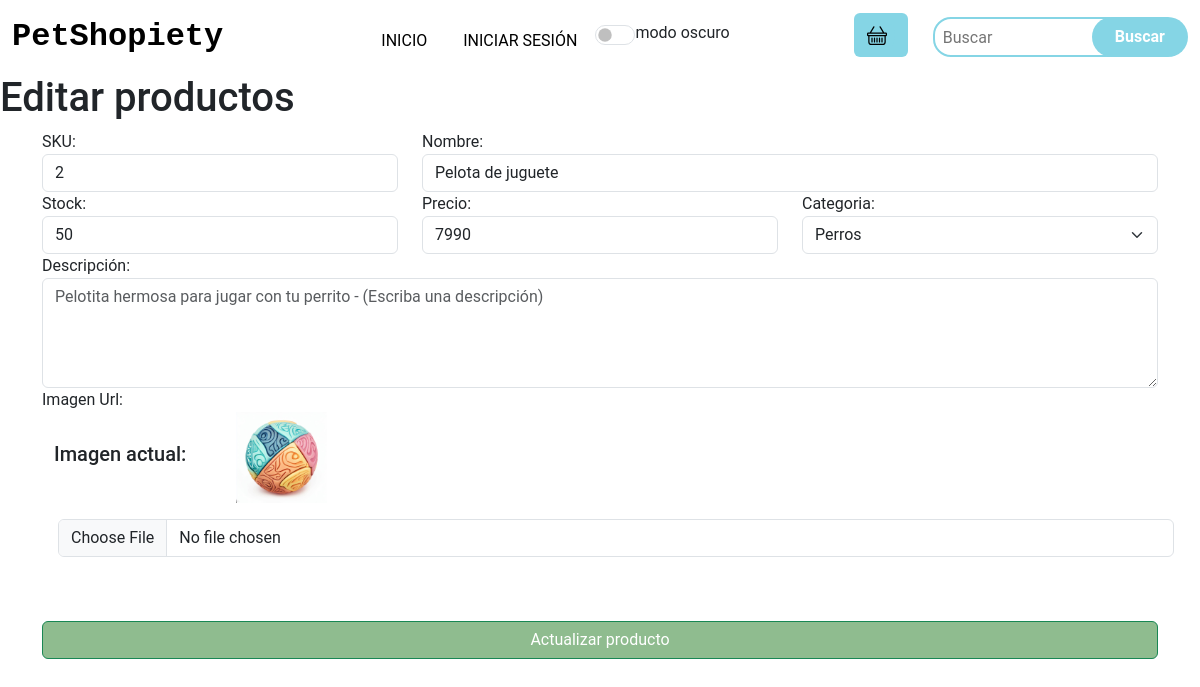
/editarProducto/2, run on the app's committed database.
### apps/PetShopiety/models.py (models this page shows, shortened)
class Producto(models.Model):
    sku = models.IntegerField(primary_key=True)
    nombre = models.CharField(max_length=50)
    stock = models.IntegerField()
    precio = models.IntegerField()
    descripcion = models.CharField(max_length=200)
    id_cat = models.ForeignKey(Categoria, on_delete=models.CASCADE)
    img_url = models.ImageField(upload_to='imagenesProducto')

class Categoria(models.Model):
    id_categoria = models.IntegerField(primary_key=True)
    nombre_categoria = models.CharField(max_length=100)

### apps/PetShopiety/views.py (the view)
# urls.py: path('editarProducto/<sku>', views.editarProducto),
def editarProducto(request, sku):
    categorias = Categoria.objects.all()
    productos = Producto.objects.get(sku=sku)
    return render(request, "editarProducto.html", {"prod": productos, "cate": categorias})

### apps/PetShopiety/templates/editarProducto.html (shortened to what this page needs)
<html lang="en">
{%load static%}
<head>
    <link href="https://cdn.jsdelivr.net/npm/bootstrap@5.3.0-alpha3/dist/css/bootstrap.min.css" rel="stylesheet"
 />
    <link rel="stylesheet" href="https://cdn.jsdelivr.net/npm/bootstrap-icons@1.10.5/font/bootstrap-icons.css">
    {% block head %}
    <link rel="stylesheet" href="{% static 'css/style.css' %}">
    {% endblock %}
</head>
<body>
    <nav class="navbar navbar-expand-lg">
        <div class="container-fluid">
            <a class="navbar-brand fw-bold" href="/">PetShopiety</a>
            <div class="collapse navbar-collapse" id="navbarSupportedContent">
                <ul class="navbar-nav m-auto mb-2 mb-lg-0">
                    <li class="nav-item">
                        <a class="nav-link active" href="/index">Inicio</a>
                    </li>
                    <li>
                        {% if not request.user.is_authenticated %}
                        <a class="nav-link" href="/iniciar_sesion">Iniciar sesión</a>
                        {% endif %}
                      </li>
                    <li>
                        <div class="form-check form-switch">
                            <input type="checkbox" class="form-check-input" id="checkbox" onclick="setDarkMode()">
                            <label class="form-check-label" for="checkbox">modo oscuro</label>
                        </div>
                    </li>
                </ul>
                <div class="col-1 mb-1 ">
                    <button id="carrito" class="btn align-content-center" type="button" data-bs-toggle="offcanvas"
                        data-bs-target="#offcanvasScrolling" aria-controls="offcanvasScrolling">
                        <span id="cantidad-carrito" class="cantidad-carrito"></span>
                    </button>
                </div>
                <form class="d-flex" role="search">
                    <input class="px-2 search" type="search" placeholder="Buscar" aria-label="Buscar" />
                    <button class="btn0" type="submit">
                        Buscar
                    </button>
                </form>
            </div>
        </div>
    </nav>
    <h1>Editar productos</h1>
    <div class="container">
        <form action="/editarProductoForm/{{prod.sku}}" method="POST" enctype="multipart/form-data"> {% csrf_token %}
            <div class="row">
                <div class="col-md-4">
                    <label for="txtSku">SKU:</label>
                    <input readonly value="{{prod.sku}}" name="txtSku" id="txtSku" type="text" class="form-control">
                </div>
                <div class="col-md-8">
                    <label for="txtNombre">Nombre:</label>
                    <input value="{{prod.nombre}}" name="producto" id="txtNombre" type="text" class="form-control">
                </div>
                <div class="col-md-4">
                    <label for="txtStock">Stock:</label>
                    <input value="{{prod.stock}}" name="cantidad" id="txtStock" type="text" class="form-control">
                </div>
                <div class="col-md-4">
                    <label for="txtPrecio">Precio:</label>
                    <input value="{{prod.precio}}" name="precio" id="txtPrecio" type="text" class="form-control">
                </div>
                <div class="col-md-4">
                    <label for="cmbCategoria">Categoria:</label>
                    <select name="cmbCategoria" class="form-select" aria-label="Default select example">
                        {% for c in cate %}
                        <option value="{{c.id_categoria}}" {% if c.id_categoria == prod.id_cat.id_categoria %}selected {% endif %} >{{c.nombre_categoria}}</option>
                        {% endfor %}
                    </select>
                </div>
                <div class="col-md-12">
                    <label for="txtDescripcion">Descripción:</label>
                    <textarea name="descripcion" id="" class="form-control"
                        placeholder="{{prod.descripcion}} - (Escriba una descripción)" cols="30" rows="4"></textarea>
                </div>
                <div class="">
                    <label for="txtImg">Imagen Url:</label>
                    <div class="container d-flex align-items-center">
                        <h5 class="col-2">Imagen actual:</h5>
                        <img src="{{prod.img_url.url}}" class="col-1" alt="">
                    </div>
                    <input value="{{prod.img_url}}" name="img" id="txtImg" type="file" class="form-control m-3">
                </div>
            </div>
            <button style="background-color: darkseagreen;" class="btn btn-success mt-5 w-100">Actualizar
                producto</button>
        </form>
    </div>
</body>
</html>

### apps/PetShopiety/static/css/style.css (style rules this page uses)
input.error, select, textarea { border: 1px solid darkred; }
* { padding: 0; margin: 0; box-sizing: border-box; font-family: 'Roboto', sans-serif; box-sizing: border-box; }
.navbar-brand { font-size: 2rem; font-family: 'Source Code Pro', monospace; color: black; }
.nav-link { margin: 0 10px 0 10px; color: black; text-transform: uppercase; }
.search { height: 40px; width: 80%; border-radius: 18px; outline: none; border: 2px solid rgb(133, 213, 229); margin-right: -35px; }
.cantidad-carrito { background-color: rgb(133, 213, 229); color: white; border-radius: 50%; font-size: 12px; padding: 4px; }
.btn0 { height: 40px; width: 40%; outline: none; border: none; background-color: rgb(133, 213, 229); color: white; border-radius: 20px; font-weight: 700; }
.btn { background-color: rgb(133, 213, 229); }
#checkbox { width: 40px; height: 20px; cursor: pointer; }

### data on the page
Producto: txtSku "2", producto "Pelota de juguete", cantidad "50", precio "7990", cmbCategoria "Perros", descripcion "Pelotita hermosa para jugar con tu perrito - (Escriba una descripción)", img_url (picture)
